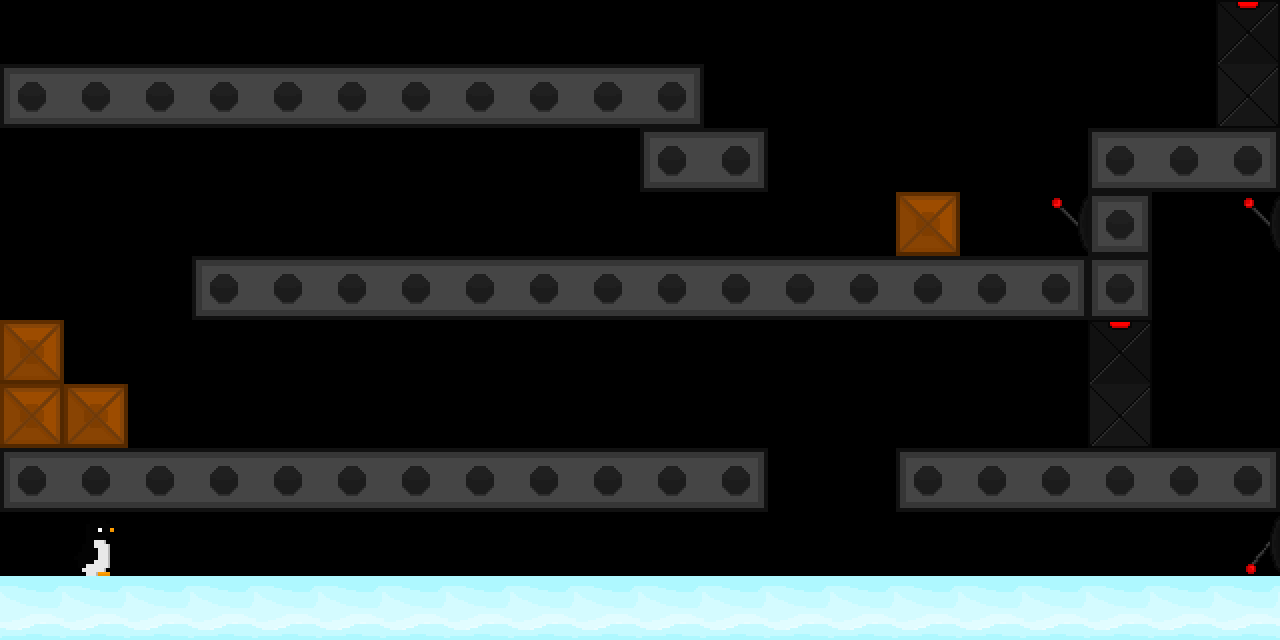

A level layout from a 2D game, rendered from its tile map. Below: a short description, then the map file with its tile-grid data intact:
An orthogonal 20x10 tile map with 64x64 px tiles, 1 tile layer (Capa de patrones 1).

<map version="1.10" tiledversion="1.10.1" orientation="orthogonal" renderorder="right-down" width="20" height="10" tilewidth="64" tileheight="64" infinite="0" nextlayerid="2" nextobjectid="1">
 <editorsettings>
  <export target="Nivel1-3TLM.csv" format="csv" />
 </editorsettings>
 <tileset firstgid="1" source="SpriteSheet.tsx" />
 <layer id="1" name="Capa de patrones 1" width="20" height="10">
  <data encoding="csv">
0,0,0,0,0,0,0,0,0,0,0,0,0,0,0,0,0,0,0,15,
8,5,5,5,5,5,5,5,5,5,6,0,0,0,0,0,0,0,0,20,
0,0,0,0,0,0,0,0,0,0,8,6,0,0,0,0,0,8,5,6,
0,0,0,0,0,0,0,0,0,0,0,0,0,0,2,0,3,4,0,3,
0,0,0,8,5,5,5,5,5,5,5,5,5,5,5,5,6,4,0,0,
2,0,0,0,0,0,0,0,0,0,0,0,0,0,0,0,0,15,0,0,
2,2,0,0,0,0,0,0,0,0,0,0,0,0,0,0,0,20,0,0,
8,5,5,5,5,5,5,5,5,5,5,6,0,0,8,5,5,5,5,6,
0,7,0,0,0,0,0,0,0,0,0,0,0,0,0,0,0,0,0,12,
1,1,1,1,1,1,1,1,1,1,1,1,1,1,1,1,1,1,1,1
</data>
 </layer>
</map>